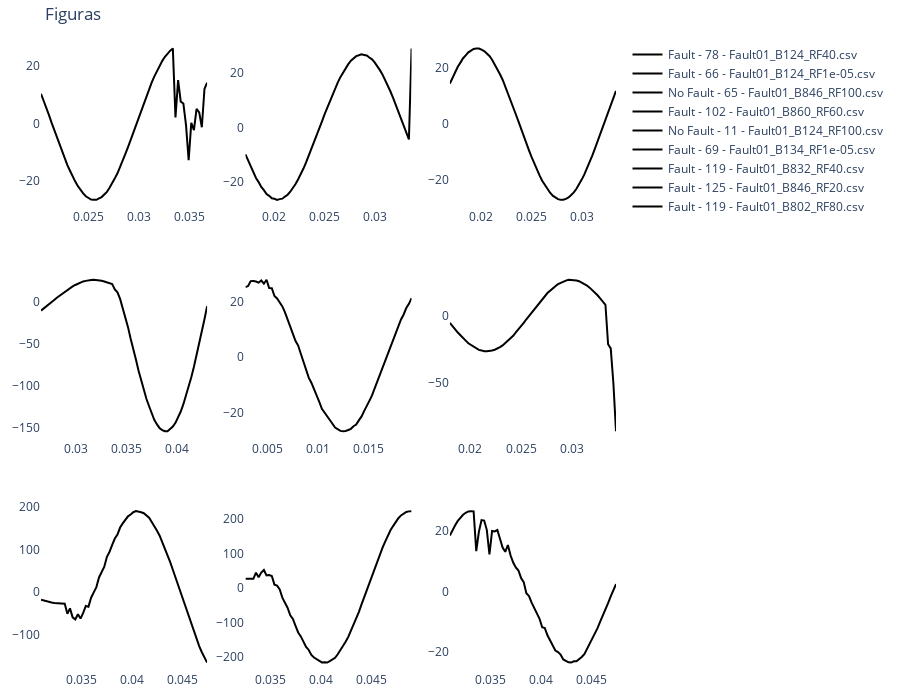

The code cell stored with this chart in its notebook:
### Markdown cell above
##### 6.2. Plotly Plot

### Code cell
from plotly.subplots import make_subplots
import plotly.graph_objects as go

fs = 3840
dataset_plot = Form1Dataset(
    dataset_dir, max_window_idx=max_window_idx, signal_names=signal_names, test=True
)
plot_dataloader = DataLoader(dataset_plot, batch_size=train_batch_size, shuffle=True)

dataiter = iter(plot_dataloader)
signal_windows, t_windows, labels, csv_name, index, window_idx = next(dataiter)
print(len(csv_name))
print(window_idx.shape)
print(labels.shape)

print(labels.type())
x = model(signal_windows[0:9].to(device))
# x = x.detach()

# Crear Matriz de confusión
df = confusion_matrix(x, labels[0:9])
print(type(df))
print(df)

# figure = plt.figure(figsize=(10, 10))
cols, rows = 3, 3
fig = make_subplots(rows=rows, cols=cols)

label_to_text = {
    "0": "No Fault",
    "1": "Fault",
}

for i in range(0, cols * rows):

    col = i % cols
    row = i // cols
    label = label_to_text[str(int(labels[i, 0].item()))]
    win_idx = str(window_idx[i].item())
    fig.add_trace(
        go.Scatter(
            name=f"{label} - {win_idx} - {csv_name[i]}",
            x=t_windows[i, :],
            y=signal_windows[i, :, 0],
            marker_color="black",
        ),
        row=row + 1,
        col=col + 1,
    )

fig.update_layout(
    height=700,
    width=900,
    title_text="Figuras",
    margin={"b": 20, "t": 40, "l": 20, "r": 30},
    plot_bgcolor="rgba(0,0,0,0)",
    # paper_bgcolor="whitesmoke",
)
fig.show()
